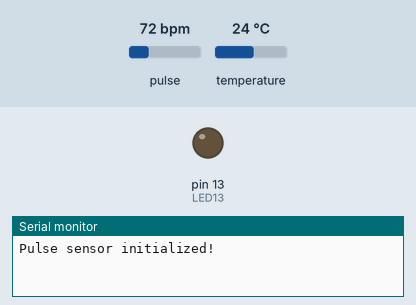
The sketch below on a simulated Arduino Uno, built with avr-gcc and run on an emulated ATmega328P. On the bench: output pins drawn as LEDs (lit = HIGH), the last lines printed to the serial monitor. The test bench sets the inputs (shaded band); at power-on: pulse 72 bpm, temperature 24 °C.

Above: at 0.1 s.
At 2.6 s:
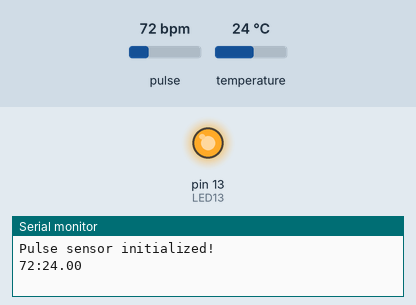
Timing chart, 0 to 4.1 s (numbered marks = the images above):
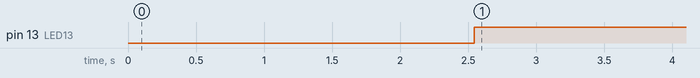

The sketch:

transmitterCode2.ino.ino
```cpp
/********************************************************************/
// First we include the libraries
#include <OneWire.h>
#include <DallasTemperature.h>
#define USE_ARDUINO_INTERRUPTS true    // Set-up low-level interrupts for most acurate BPM math.
#include <PulseSensorPlayground.h>     // Includes the PulseSensorPlayground Library.
/********************************************************************/
// Data wire is plugged into pin 2 on the Arduino
#define ONE_WIRE_BUS 4
/********************************************************************/
// Setup a oneWire instance to communicate with any OneWire devices
// (not just Maxim/Dallas temperature ICs)
OneWire oneWire(ONE_WIRE_BUS);
/********************************************************************/
// Pass our oneWire reference to Dallas Temperature.
DallasTemperature tempSensor(&oneWire);
/********************************************************************/
/****************pulse sensor variables*******************************/

//  Variables
const int PulseWire = A0;       // PulseSensor PURPLE WIRE connected to ANALOG PIN 0
const int LED13 = 13;          // The on-board Arduino LED, close to PIN 13.
int Threshold = 550;           // Determine which Signal to "count as a beat" and which to ignore.
float myBPM=50;
PulseSensorPlayground pulseSensor;  // Creates an instance of the PulseSensorPlayground object called "pulseSensor"

/***********************************for temperature subsystem**********************************************/
float tempValue = 0;

void setup() {

Serial.begin(38400); // Default communication rate of the Bluetooth module
tempSensor.begin();

pinMode(LED13, OUTPUT);

// Configure the PulseSensor object, by assigning our variables to it.
  pulseSensor.analogInput(PulseWire);
  pulseSensor.blinkOnPulse(LED13);       //auto-magically blink Arduino's LED with heartbeat.
  pulseSensor.setThreshold(Threshold);

  // Double-check the "pulseSensor" object was created and "began" seeing a signal.
   if (pulseSensor.begin()) {
    Serial.println("Pulse sensor initialized!");  //This prints one time at Arduino power-up,  or on Arduino reset.
  }
}

void loop() {

/************************************pulsse sensor**************************************************/
int myBPM = pulseSensor.getBeatsPerMinute();
/***********************************read temperature -- DS18B20*************************************/
 tempSensor.requestTemperatures(); // Send the command to get temperature readings
 tempValue = tempSensor.getTempCByIndex(0);
/********************************sending the results to receiver****************************************/
if (pulseSensor.sawStartOfBeat()) {            // Constantly test to see if "a beat happened"
 //check for corrupt data and filter it
  if(tempValue == -127.00 || tempValue == 85.00){
  //do nothing
  }
  else{
    //send results to receiver
      //Serial.println("\n");
      Serial.print(myBPM); // Sends BPM data
      Serial.print(":");
      Serial.print(tempValue); // Sends temperature data
      Serial.println("\n");
      delay(20);
  }
}
delay(1000); // take a break.
}
```

Measured:
- by itself, pin 13 (LED13): LOW → HIGH at 2.5 s
